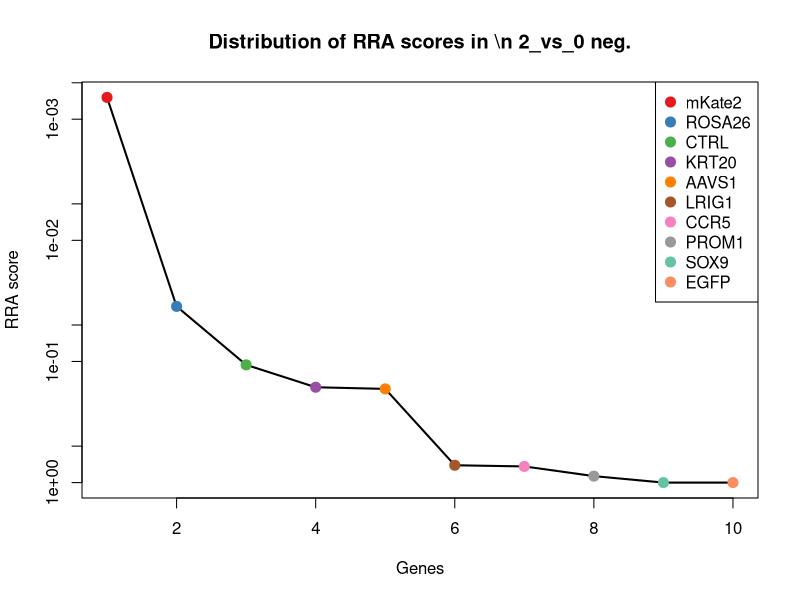
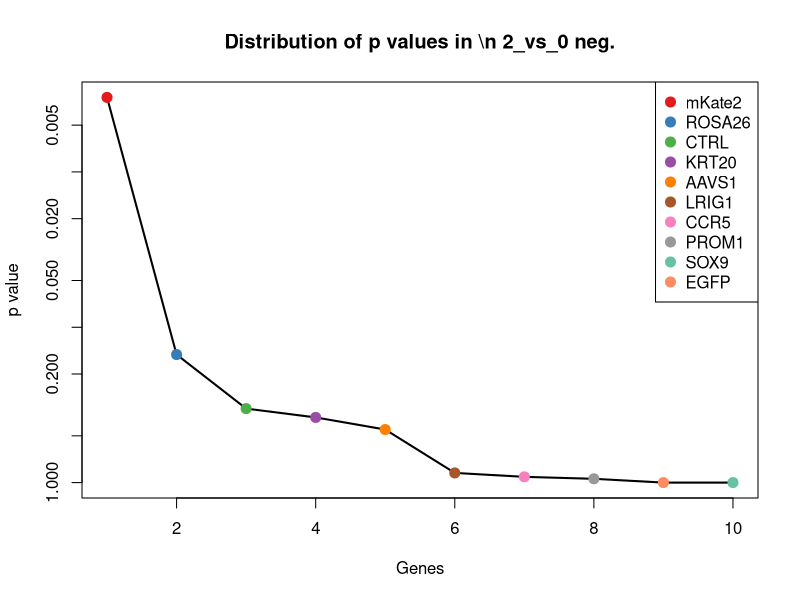
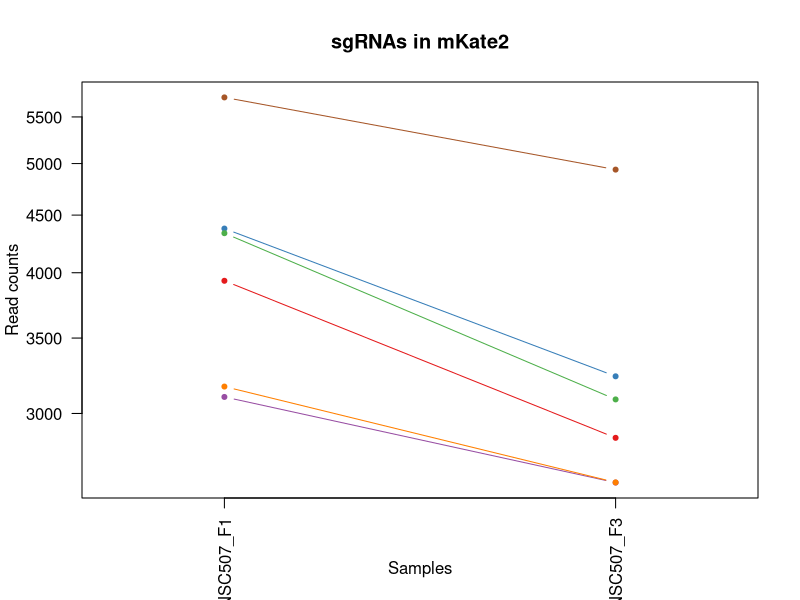
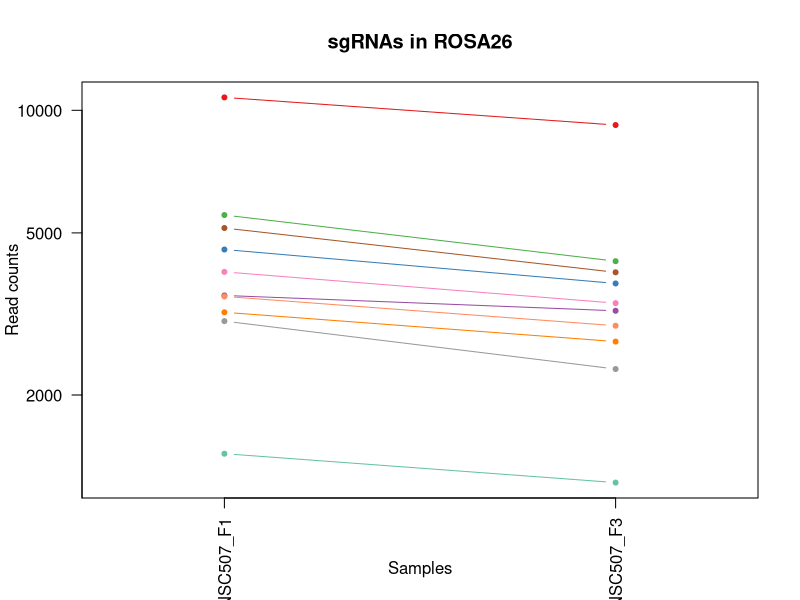
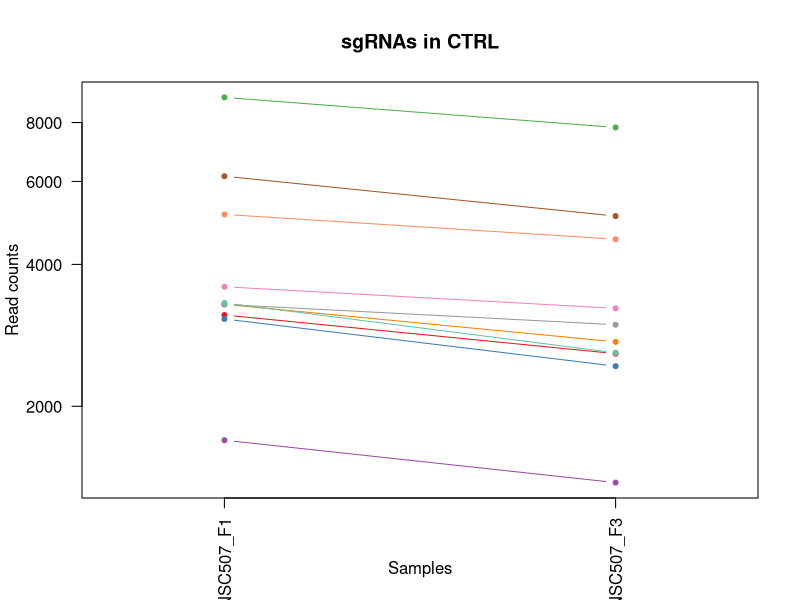
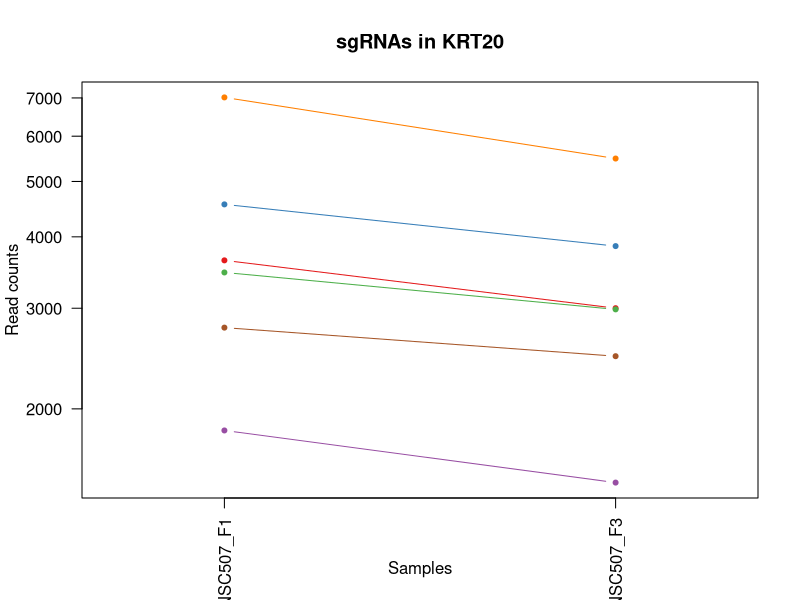
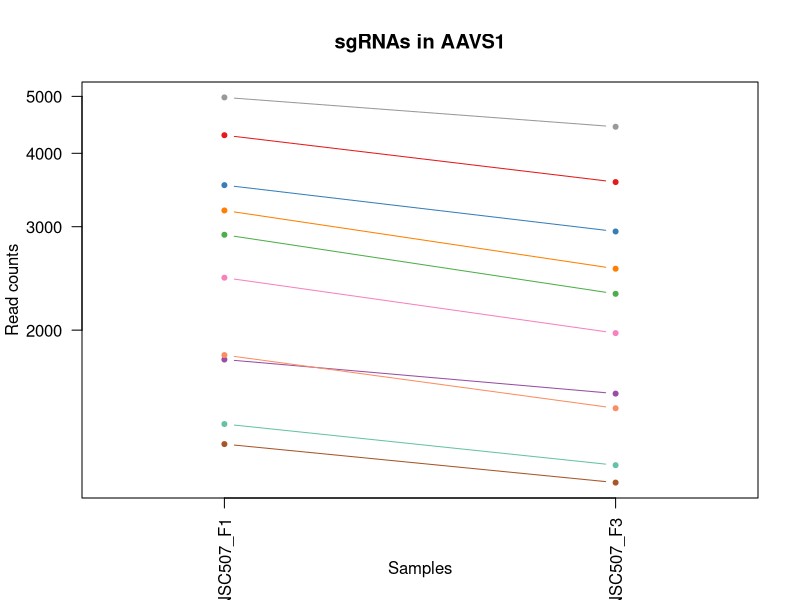
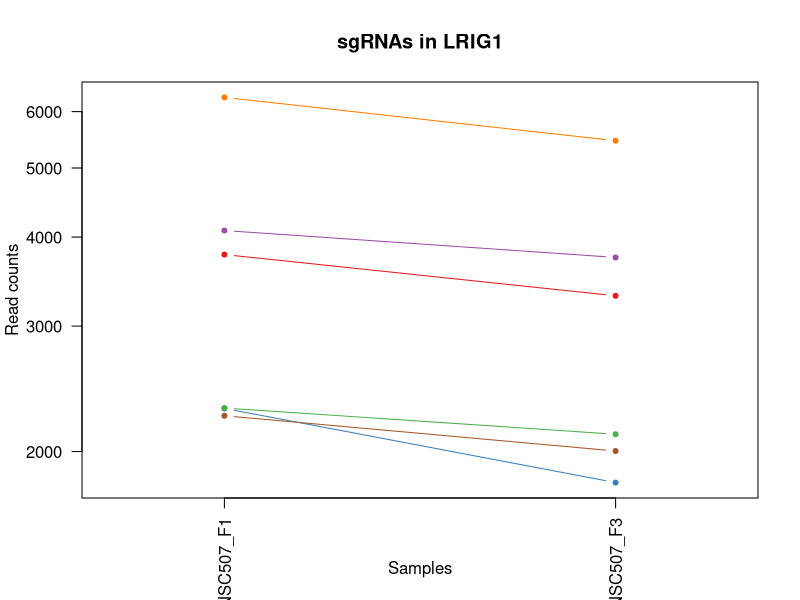

Write the R code that produced these figures, in order. (Note: this script raises an error after producing the figures.)
pdf(file='S7A_c0_t2.pdf',width=4.5,height=4.5);
gstable=read.table('S7A_c0_t2.gene_summary.txt',header=T)
# 
#
# parameters
# Do not modify the variables beginning with "__"

# gstablename='__GENE_SUMMARY_FILE__'
startindex=3
# outputfile='__OUTPUT_FILE__'
targetgenelist=c("mKate2","ROSA26","CTRL","KRT20","AAVS1","LRIG1","CCR5","PROM1","SOX9","EGFP")
# samplelabel=sub('.\\w+.\\w+$','',colnames(gstable)[startindex]);
samplelabel='2_vs_0 neg.'


# You need to write some codes in front of this code:
# gstable=read.table(gstablename,header=T)
# pdf(file=outputfile,width=6,height=6)


# set up color using RColorBrewer
#library(RColorBrewer)
#colors <- brewer.pal(length(targetgenelist), "Set1")

colors=c( "#E41A1C", "#377EB8", "#4DAF4A", "#984EA3", "#FF7F00",  "#A65628", "#F781BF",
          "#999999", "#66C2A5", "#FC8D62", "#8DA0CB", "#E78AC3", "#A6D854", "#FFD92F", "#E5C494", "#B3B3B3", 
          "#8DD3C7", "#FFFFB3", "#BEBADA", "#FB8072", "#80B1D3", "#FDB462", "#B3DE69", "#FCCDE5",
          "#D9D9D9", "#BC80BD", "#CCEBC5", "#FFED6F")

######
# function definition

plotrankedvalues<-function(val, tglist, ...){
  
  plot(val,log='y',ylim=c(max(val),min(val)),type='l',lwd=2, ...)
  if(length(tglist)>0){
    for(i in 1:length(tglist)){
      targetgene=tglist[i];
      tx=which(names(val)==targetgene);ty=val[targetgene];
      points(tx,ty,col=colors[(i %% length(colors)) ],cex=2,pch=20)
      # text(tx+50,ty,targetgene,col=colors[i])
    }
    legend('topright',tglist,pch=20,pt.cex = 2,cex=1,col=colors)
  }
}



plotrandvalues<-function(val,targetgenelist, ...){
  # choose the one with the best distance distribution
  
  mindiffvalue=0;
  randval=val;
  for(i in 1:20){
    randval0=sample(val)
    vindex=sort(which(names(randval0) %in% targetgenelist))
    if(max(vindex)>0.9*length(val)){
      # print('pass...')
      next;
    }
    mindiffind=min(diff(vindex));
    if (mindiffind > mindiffvalue){
      mindiffvalue=mindiffind;
      randval=randval0;
      # print(paste('Diff: ',mindiffvalue))
    }
  }
  plot(randval,log='y',ylim=c(max(randval),min(randval)),pch=20,col='grey', ...)
  
  if(length(targetgenelist)>0){
    for(i in 1:length(targetgenelist)){
      targetgene=targetgenelist[i];
      tx=which(names(randval)==targetgene);ty=randval[targetgene];
      points(tx,ty,col=colors[(i %% length(colors)) ],cex=2,pch=20)
      text(tx+50,ty,targetgene,col=colors[i])
    }
  }
  
}




# set.seed(1235)



pvec=gstable[,startindex]
names(pvec)=gstable[,'id']
pvec=sort(pvec);

plotrankedvalues(pvec,targetgenelist,xlab='Genes',ylab='RRA score',main=paste('Distribution of RRA scores in \\n',samplelabel))

# plotrandvalues(pvec,targetgenelist,xlab='Genes',ylab='RRA score',main=paste('Distribution of RRA scores in \\n',samplelabel))


pvec=gstable[,startindex+1]
names(pvec)=gstable[,'id']
pvec=sort(pvec);

plotrankedvalues(pvec,targetgenelist,xlab='Genes',ylab='p value',main=paste('Distribution of p values in \\n',samplelabel))

# plotrandvalues(pvec,targetgenelist,xlab='Genes',ylab='p value',main=paste('Distribution of p values in \\n',samplelabel))



# you need to write after this code:
# dev.off()






# parameters
# Do not modify the variables beginning with "__"
targetmat=list(c(3933.680738955511,2853.3379727082847),c(4376.843478260869,3235.828439300721),c(4335.755542166333,3086.5139790801445),c(3102.1391751375095,2603.798737819101),c(3168.6625002429496,2604.821439601434),c(5722.962527453305,4937.604205102365))
targetgene="mKate2"
collabel=c("S49_MNSC507_F1","S51_MNSC507_F3")

# set up color using RColorBrewer
#library(RColorBrewer)
#colors <- brewer.pal(length(targetgenelist), "Set1")

colors=c( "#E41A1C", "#377EB8", "#4DAF4A", "#984EA3", "#FF7F00",  "#A65628", "#F781BF",
          "#999999", "#66C2A5", "#FC8D62", "#8DA0CB", "#E78AC3", "#A6D854", "#FFD92F", "#E5C494", "#B3B3B3", 
          "#8DD3C7", "#FFFFB3", "#BEBADA", "#FB8072", "#80B1D3", "#FDB462", "#B3DE69", "#FCCDE5",
          "#D9D9D9", "#BC80BD", "#CCEBC5", "#FFED6F")


## code

targetmatvec=unlist(targetmat)+1
yrange=range(targetmatvec[targetmatvec>0]);
# yrange[1]=1; # set the minimum value to 1
for(i in 1:length(targetmat)){
  vali=targetmat[[i]]+1;
  if(i==1){
    plot(1:length(vali),vali,type='b',las=1,pch=20,main=paste('sgRNAs in',targetgene),ylab='Read counts',xlab='Samples',xlim=c(0.7,length(vali)+0.3),ylim = yrange,col=colors[(i %% length(colors))],xaxt='n',log='y')
    axis(1,at=1:length(vali),labels=(collabel),las=2)
    # lines(0:100,rep(1,101),col='black');
  }else{
    lines(1:length(vali),vali,type='b',pch=20,col=colors[(i %% length(colors))])
  }
}




# parameters
# Do not modify the variables beginning with "__"
targetmat=list(c(10754.278130648578,9199.202532082803),c(4550.978064566286,3756.383646508075),c(5530.240541486074,4260.575625198105),c(3510.083683504694,3218.442509001065),c(3191.163036675672,2704.0235124877076),c(5138.92686439525,4000.809372485595),c(4009.9869059882217,3360.598056745313),c(3035.6158500320694,2315.396835201275),c(1434.164626537871,1218.0378227582678),c(3490.5179996501524,2957.653554506222))
targetgene="ROSA26"
collabel=c("S49_MNSC507_F1","S51_MNSC507_F3")

# set up color using RColorBrewer
#library(RColorBrewer)
#colors <- brewer.pal(length(targetgenelist), "Set1")

colors=c( "#E41A1C", "#377EB8", "#4DAF4A", "#984EA3", "#FF7F00",  "#A65628", "#F781BF",
          "#999999", "#66C2A5", "#FC8D62", "#8DA0CB", "#E78AC3", "#A6D854", "#FFD92F", "#E5C494", "#B3B3B3", 
          "#8DD3C7", "#FFFFB3", "#BEBADA", "#FB8072", "#80B1D3", "#FDB462", "#B3DE69", "#FCCDE5",
          "#D9D9D9", "#BC80BD", "#CCEBC5", "#FFED6F")


## code

targetmatvec=unlist(targetmat)+1
yrange=range(targetmatvec[targetmatvec>0]);
# yrange[1]=1; # set the minimum value to 1
for(i in 1:length(targetmat)){
  vali=targetmat[[i]]+1;
  if(i==1){
    plot(1:length(vali),vali,type='b',las=1,pch=20,main=paste('sgRNAs in',targetgene),ylab='Read counts',xlab='Samples',xlim=c(0.7,length(vali)+0.3),ylim = yrange,col=colors[(i %% length(colors))],xaxt='n',log='y')
    axis(1,at=1:length(vali),labels=(collabel),las=2)
    # lines(0:100,rep(1,101),col='black');
  }else{
    lines(1:length(vali),vali,type='b',pch=20,col=colors[(i %% length(colors))])
  }
}




# parameters
# Do not modify the variables beginning with "__"
targetmat=list(c(3122.6831431847777,2585.390105737112),c(3063.007807428427,2431.9848383872045),c(9044.237361761676,7809.350809892639),c(1693.409937610542,1376.556599019839),c(3289.969740141105,2738.79537308702),c(6153.407572253212,5064.419226111622),c(3585.4115663446773,3225.601421477394),c(3288.013171755651,2978.107590152876),c(3312.4702765738275,2596.6398253427724),c(5105.665201842529,4522.387281475281))
targetgene="CTRL"
collabel=c("S49_MNSC507_F1","S51_MNSC507_F3")

# set up color using RColorBrewer
#library(RColorBrewer)
#colors <- brewer.pal(length(targetgenelist), "Set1")

colors=c( "#E41A1C", "#377EB8", "#4DAF4A", "#984EA3", "#FF7F00",  "#A65628", "#F781BF",
          "#999999", "#66C2A5", "#FC8D62", "#8DA0CB", "#E78AC3", "#A6D854", "#FFD92F", "#E5C494", "#B3B3B3", 
          "#8DD3C7", "#FFFFB3", "#BEBADA", "#FB8072", "#80B1D3", "#FDB462", "#B3DE69", "#FCCDE5",
          "#D9D9D9", "#BC80BD", "#CCEBC5", "#FFED6F")


## code

targetmatvec=unlist(targetmat)+1
yrange=range(targetmatvec[targetmatvec>0]);
# yrange[1]=1; # set the minimum value to 1
for(i in 1:length(targetmat)){
  vali=targetmat[[i]]+1;
  if(i==1){
    plot(1:length(vali),vali,type='b',las=1,pch=20,main=paste('sgRNAs in',targetgene),ylab='Read counts',xlab='Samples',xlim=c(0.7,length(vali)+0.3),ylim = yrange,col=colors[(i %% length(colors))],xaxt='n',log='y')
    axis(1,at=1:length(vali),labels=(collabel),las=2)
    # lines(0:100,rep(1,101),col='black');
  }else{
    lines(1:length(vali),vali,type='b',pch=20,col=colors[(i %% length(colors))])
  }
}




# parameters
# Do not modify the variables beginning with "__"
targetmat=list(c(3637.2606285592115,2999.5843275818634),c(4557.826053915376,3852.5176140473504),c(3464.104326446522,2985.266502629205),c(1832.3262929777848,1484.9629879471072),c(7014.297661853025,5482.704255085704),c(2773.4356863812172,2471.8702078981805))
targetgene="KRT20"
collabel=c("S49_MNSC507_F1","S51_MNSC507_F3")

# set up color using RColorBrewer
#library(RColorBrewer)
#colors <- brewer.pal(length(targetgenelist), "Set1")

colors=c( "#E41A1C", "#377EB8", "#4DAF4A", "#984EA3", "#FF7F00",  "#A65628", "#F781BF",
          "#999999", "#66C2A5", "#FC8D62", "#8DA0CB", "#E78AC3", "#A6D854", "#FFD92F", "#E5C494", "#B3B3B3", 
          "#8DD3C7", "#FFFFB3", "#BEBADA", "#FB8072", "#80B1D3", "#FDB462", "#B3DE69", "#FCCDE5",
          "#D9D9D9", "#BC80BD", "#CCEBC5", "#FFED6F")


## code

targetmatvec=unlist(targetmat)+1
yrange=range(targetmatvec[targetmatvec>0]);
# yrange[1]=1; # set the minimum value to 1
for(i in 1:length(targetmat)){
  vali=targetmat[[i]]+1;
  if(i==1){
    plot(1:length(vali),vali,type='b',las=1,pch=20,main=paste('sgRNAs in',targetgene),ylab='Read counts',xlab='Samples',xlim=c(0.7,length(vali)+0.3),ylim = yrange,col=colors[(i %% length(colors))],xaxt='n',log='y')
    axis(1,at=1:length(vali),labels=(collabel),las=2)
    # lines(0:100,rep(1,101),col='black');
  }else{
    lines(1:length(vali),vali,type='b',pch=20,col=colors[(i %% length(colors))])
  }
}




# parameters
# Do not modify the variables beginning with "__"
targetmat=list(c(4292.711037686342,3572.2973256881855),c(3529.649367359235,2943.335729553564),c(2905.5040523993703,2305.1698173779473),c(1781.4555149559776,1558.5975162750628),c(3196.054457639307,2543.459332661471),c(1278.6174398942683,1099.4044160076724),c(2455.4933237449222,1975.859843466812),c(4978.488256788012,4437.503033541665),c(1383.293848516064,1177.1297514649589),c(1812.7606091232435,1471.667864776782))
targetgene="AAVS1"
collabel=c("S49_MNSC507_F1","S51_MNSC507_F3")

# set up color using RColorBrewer
#library(RColorBrewer)
#colors <- brewer.pal(length(targetgenelist), "Set1")

colors=c( "#E41A1C", "#377EB8", "#4DAF4A", "#984EA3", "#FF7F00",  "#A65628", "#F781BF",
          "#999999", "#66C2A5", "#FC8D62", "#8DA0CB", "#E78AC3", "#A6D854", "#FFD92F", "#E5C494", "#B3B3B3", 
          "#8DD3C7", "#FFFFB3", "#BEBADA", "#FB8072", "#80B1D3", "#FDB462", "#B3DE69", "#FCCDE5",
          "#D9D9D9", "#BC80BD", "#CCEBC5", "#FFED6F")


## code

targetmatvec=unlist(targetmat)+1
yrange=range(targetmatvec[targetmatvec>0]);
# yrange[1]=1; # set the minimum value to 1
for(i in 1:length(targetmat)){
  vali=targetmat[[i]]+1;
  if(i==1){
    plot(1:length(vali),vali,type='b',las=1,pch=20,main=paste('sgRNAs in',targetgene),ylab='Read counts',xlab='Samples',xlim=c(0.7,length(vali)+0.3),ylim = yrange,col=colors[(i %% length(colors))],xaxt='n',log='y')
    axis(1,at=1:length(vali),labels=(collabel),las=2)
    # lines(0:100,rep(1,101),col='black');
  }else{
    lines(1:length(vali),vali,type='b',pch=20,col=colors[(i %% length(colors))])
  }
}




# parameters
# Do not modify the variables beginning with "__"
targetmat=list(c(3779.1118365046354,3307.4175640640115),c(2297.9895687158655,1808.1367511642463),c(2300.9244212940466,2113.924584081729),c(4084.3365046354784,3744.1112251200825),c(6280.58451730773,5460.204815874384),c(2244.183938115877,2002.4500898074627))
targetgene="LRIG1"
collabel=c("S49_MNSC507_F1","S51_MNSC507_F3")

# set up color using RColorBrewer
#library(RColorBrewer)
#colors <- brewer.pal(length(targetgenelist), "Set1")

colors=c( "#E41A1C", "#377EB8", "#4DAF4A", "#984EA3", "#FF7F00",  "#A65628", "#F781BF",
          "#999999", "#66C2A5", "#FC8D62", "#8DA0CB", "#E78AC3", "#A6D854", "#FFD92F", "#E5C494", "#B3B3B3", 
          "#8DD3C7", "#FFFFB3", "#BEBADA", "#FB8072", "#80B1D3", "#FDB462", "#B3DE69", "#FCCDE5",
          "#D9D9D9", "#BC80BD", "#CCEBC5", "#FFED6F")


## code

targetmatvec=unlist(targetmat)+1
yrange=range(targetmatvec[targetmatvec>0]);
# yrange[1]=1; # set the minimum value to 1
for(i in 1:length(targetmat)){
  vali=targetmat[[i]]+1;
  if(i==1){
    plot(1:length(vali),vali,type='b',las=1,pch=20,main=paste('sgRNAs in',targetgene),ylab='Read counts',xlab='Samples',xlim=c(0.7,length(vali)+0.3),ylim = yrange,col=colors[(i %% length(colors))],xaxt='n',log='y')
    axis(1,at=1:length(vali),labels=(collabel),las=2)
    # lines(0:100,rep(1,101),col='black');
  }else{
    lines(1:length(vali),vali,type='b',pch=20,col=colors[(i %% length(colors))])
  }
}




# parameters
# Do not modify the variables beginning with "__"
targetmat=list(c(2399.73112475948,1955.4058078201576),c(3849.548298380984,3194.9203680074124),c(2278.4238848613245,1748.8200477889486),c(1725.693315970535,1479.8494790354437),c(2587.5616897630757,2184.4910070626865),c(2566.0394375230803,2312.3287298542764),c(4973.596835824376,4370.004715907706),c(3116.8134380284155,2676.4105643647245),c(1958.5249538395756,1643.4817642086787),c(2823.328180210297,2525.050700579482))
targetgene="CCR5"
collabel=c("S49_MNSC507_F1","S51_MNSC507_F3")

# set up color using RColorBrewer
#library(RColorBrewer)
#colors <- brewer.pal(length(targetgenelist), "Set1")

colors=c( "#E41A1C", "#377EB8", "#4DAF4A", "#984EA3", "#FF7F00",  "#A65628", "#F781BF",
          "#999999", "#66C2A5", "#FC8D62", "#8DA0CB", "#E78AC3", "#A6D854", "#FFD92F", "#E5C494", "#B3B3B3", 
          "#8DD3C7", "#FFFFB3", "#BEBADA", "#FB8072", "#80B1D3", "#FDB462", "#B3DE69", "#FCCDE5",
          "#D9D9D9", "#BC80BD", "#CCEBC5", "#FFED6F")


## code

targetmatvec=unlist(targetmat)+1
yrange=range(targetmatvec[targetmatvec>0]);
# yrange[1]=1; # set the minimum value to 1
for(i in 1:length(targetmat)){
  vali=targetmat[[i]]+1;
  if(i==1){
    plot(1:length(vali),vali,type='b',las=1,pch=20,main=paste('sgRNAs in',targetgene),ylab='Read counts',xlab='Samples',xlim=c(0.7,length(vali)+0.3),ylim = yrange,col=colors[(i %% length(colors))],xaxt='n',log='y')
    axis(1,at=1:length(vali),labels=(collabel),las=2)
    # lines(0:100,rep(1,101),col='black');
  }else{
    lines(1:length(vali),vali,type='b',pch=20,col=colors[(i %% length(colors))])
  }
}




# parameters
# Do not modify the variables beginning with "__"
targetmat=list(c(3153.9882373520436,2697.8873017937112),c(4799.46224951896,4375.11822481937),c(3121.7048589920505,2834.9293406262955),c(5488.1743211988105,4798.516762705115),c(3047.3552603447943,2625.2754752480882),c(7538.65798915473,6670.06102437399))
targetgene="PROM1"
collabel=c("S49_MNSC507_F1","S51_MNSC507_F3")

# set up color using RColorBrewer
#library(RColorBrewer)
#colors <- brewer.pal(length(targetgenelist), "Set1")

colors=c( "#E41A1C", "#377EB8", "#4DAF4A", "#984EA3", "#FF7F00",  "#A65628", "#F781BF",
          "#999999", "#66C2A5", "#FC8D62", "#8DA0CB", "#E78AC3", "#A6D854", "#FFD92F", "#E5C494", "#B3B3B3", 
          "#8DD3C7", "#FFFFB3", "#BEBADA", "#FB8072", "#80B1D3", "#FDB462", "#B3DE69", "#FCCDE5",
          "#D9D9D9", "#BC80BD", "#CCEBC5", "#FFED6F")


## code

targetmatvec=unlist(targetmat)+1
yrange=range(targetmatvec[targetmatvec>0]);
# yrange[1]=1; # set the minimum value to 1
for(i in 1:length(targetmat)){
  vali=targetmat[[i]]+1;
  if(i==1){
    plot(1:length(vali),vali,type='b',las=1,pch=20,main=paste('sgRNAs in',targetgene),ylab='Read counts',xlab='Samples',xlim=c(0.7,length(vali)+0.3),ylim = yrange,col=colors[(i %% length(colors))],xaxt='n',log='y')
    axis(1,at=1:length(vali),labels=(collabel),las=2)
    # lines(0:100,rep(1,101),col='black');
  }else{
    lines(1:length(vali),vali,type='b',pch=20,col=colors[(i %% length(colors))])
  }
}




# parameters
# Do not modify the variables beginning with "__"
targetmat=list(c(1763.8463994868905,3209.2381929600706),c(1133.8313793706634,2306.19251916028),c(566.4265475889681,1223.1513316699313),c(849.1506792870887,1651.6633784673404),c(1319.705375988805,3397.4153209092906),c(2778.3271073448523,4806.698376963776))
targetgene="SOX9"
collabel=c("S49_MNSC507_F1","S51_MNSC507_F3")

# set up color using RColorBrewer
#library(RColorBrewer)
#colors <- brewer.pal(length(targetgenelist), "Set1")

colors=c( "#E41A1C", "#377EB8", "#4DAF4A", "#984EA3", "#FF7F00",  "#A65628", "#F781BF",
          "#999999", "#66C2A5", "#FC8D62", "#8DA0CB", "#E78AC3", "#A6D854", "#FFD92F", "#E5C494", "#B3B3B3", 
          "#8DD3C7", "#FFFFB3", "#BEBADA", "#FB8072", "#80B1D3", "#FDB462", "#B3DE69", "#FCCDE5",
          "#D9D9D9", "#BC80BD", "#CCEBC5", "#FFED6F")


## code

targetmatvec=unlist(targetmat)+1
yrange=range(targetmatvec[targetmatvec>0]);
# yrange[1]=1; # set the minimum value to 1
for(i in 1:length(targetmat)){
  vali=targetmat[[i]]+1;
  if(i==1){
    plot(1:length(vali),vali,type='b',las=1,pch=20,main=paste('sgRNAs in',targetgene),ylab='Read counts',xlab='Samples',xlim=c(0.7,length(vali)+0.3),ylim = yrange,col=colors[(i %% length(colors))],xaxt='n',log='y')
    axis(1,at=1:length(vali),labels=(collabel),las=2)
    # lines(0:100,rep(1,101),col='black');
  }else{
    lines(1:length(vali),vali,type='b',pch=20,col=colors[(i %% length(colors))])
  }
}




# parameters
# Do not modify the variables beginning with "__"
targetmat=list(c(862.8466579852675,5700.539734722573),c(859.9118054070864,7189.593529799011),c(548.817432119881,4331.142048179063),c(558.6002740471516,3654.113468274803),c(848.1723950943616,6423.5898948318045),c(1325.5750811451671,7242.774022480312))
targetgene="EGFP"
collabel=c("S49_MNSC507_F1","S51_MNSC507_F3")

# set up color using RColorBrewer
#library(RColorBrewer)
#colors <- brewer.pal(length(targetgenelist), "Set1")

colors=c( "#E41A1C", "#377EB8", "#4DAF4A", "#984EA3", "#FF7F00",  "#A65628", "#F781BF",
          "#999999", "#66C2A5", "#FC8D62", "#8DA0CB", "#E78AC3", "#A6D854", "#FFD92F", "#E5C494", "#B3B3B3", 
          "#8DD3C7", "#FFFFB3", "#BEBADA", "#FB8072", "#80B1D3", "#FDB462", "#B3DE69", "#FCCDE5",
          "#D9D9D9", "#BC80BD", "#CCEBC5", "#FFED6F")


## code

targetmatvec=unlist(targetmat)+1
yrange=range(targetmatvec[targetmatvec>0]);
# yrange[1]=1; # set the minimum value to 1
for(i in 1:length(targetmat)){
  vali=targetmat[[i]]+1;
  if(i==1){
    plot(1:length(vali),vali,type='b',las=1,pch=20,main=paste('sgRNAs in',targetgene),ylab='Read counts',xlab='Samples',xlim=c(0.7,length(vali)+0.3),ylim = yrange,col=colors[(i %% length(colors))],xaxt='n',log='y')
    axis(1,at=1:length(vali),labels=(collabel),las=2)
    # lines(0:100,rep(1,101),col='black');
  }else{
    lines(1:length(vali),vali,type='b',pch=20,col=colors[(i %% length(colors))])
  }
}



# 
#
# parameters
# Do not modify the variables beginning with "__"

# gstablename='__GENE_SUMMARY_FILE__'
startindex=9
# outputfile='__OUTPUT_FILE__'
targetgenelist=c("EGFP","SOX9","LRIG1","PROM1","ROSA26","KRT20","CCR5","CTRL","AAVS1","mKate2")
# samplelabel=sub('.\\w+.\\w+$','',colnames(gstable)[startindex]);
samplelabel='2_vs_0 pos.'


# You need to write some codes in front of this code:
# gstable=read.table(gstablename,header=T)
# pdf(file=outputfile,width=6,height=6)


# set up color using RColorBrewer
#library(RColorBrewer)
#colors <- brewer.pal(length(targetgenelist), "Set1")

colors=c( "#E41A1C", "#377EB8", "#4DAF4A", "#984EA3", "#FF7F00",  "#A65628", "#F781BF",
          "#999999", "#66C2A5", "#FC8D62", "#8DA0CB", "#E78AC3", "#A6D854", "#FFD92F", "#E5C494", "#B3B3B3", 
          "#8DD3C7", "#FFFFB3", "#BEBADA", "#FB8072", "#80B1D3", "#FDB462", "#B3DE69", "#FCCDE5",
          "#D9D9D9", "#BC80BD", "#CCEBC5", "#FFED6F")

######
# function definition

plotrankedvalues<-function(val, tglist, ...){
  
  plot(val,log='y',ylim=c(max(val),min(val)),type='l',lwd=2, ...)
  if(length(tglist)>0){
    for(i in 1:length(tglist)){
      targetgene=tglist[i];
      tx=which(names(val)==targetgene);ty=val[targetgene];
      points(tx,ty,col=colors[(i %% length(colors)) ],cex=2,pch=20)
      # text(tx+50,ty,targetgene,col=colors[i])
    }
    legend('topright',tglist,pch=20,pt.cex = 2,cex=1,col=colors)
  }
}



plotrandvalues<-function(val,targetgenelist, ...){
  # choose the one with the best distance distribution
  
  mindiffvalue=0;
  randval=val;
  for(i in 1:20){
    randval0=sample(val)
    vindex=sort(which(names(randval0) %in% targetgenelist))
    if(max(vindex)>0.9*length(val)){
      # print('pass...')
      next;
    }
    mindiffind=min(diff(vindex));
    if (mindiffind > mindiffvalue){
      mindiffvalue=mindiffind;
      randval=randval0;
      # print(paste('Diff: ',mindiffvalue))
    }
  }
  plot(randval,log='y',ylim=c(max(randval),min(randval)),pch=20,col='grey', ...)
  
  if(length(targetgenelist)>0){
    for(i in 1:length(targetgenelist)){
      targetgene=targetgenelist[i];
      tx=which(names(randval)==targetgene);ty=randval[targetgene];
      points(tx,ty,col=colors[(i %% length(colors)) ],cex=2,pch=20)
      text(tx+50,ty,targetgene,col=colors[i])
    }
  }
  
}




# set.seed(1235)



pvec=gstable[,startindex]
names(pvec)=gstable[,'id']
pvec=sort(pvec);

plotrankedvalues(pvec,targetgenelist,xlab='Genes',ylab='RRA score',main=paste('Distribution of RRA scores in \\n',samplelabel))

# plotrandvalues(pvec,targetgenelist,xlab='Genes',ylab='RRA score',main=paste('Distribution of RRA scores in \\n',samplelabel))


pvec=gstable[,startindex+1]
names(pvec)=gstable[,'id']
pvec=sort(pvec);

plotrankedvalues(pvec,targetgenelist,xlab='Genes',ylab='p value',main=paste('Distribution of p values in \\n',samplelabel))

# plotrandvalues(pvec,targetgenelist,xlab='Genes',ylab='p value',main=paste('Distribution of p values in \\n',samplelabel))



# you need to write after this code:
# dev.off()






# parameters
# Do not modify the variables beginning with "__"
targetmat=list(c(862.8466579852675,5700.539734722573),c(859.9118054070864,7189.593529799011),c(548.817432119881,4331.142048179063),c(558.6002740471516,3654.113468274803),c(848.1723950943616,6423.5898948318045),c(1325.5750811451671,7242.774022480312))
targetgene="EGFP"
collabel=c("S49_MNSC507_F1","S51_MNSC507_F3")

# set up color using RColorBrewer
#library(RColorBrewer)
#colors <- brewer.pal(length(targetgenelist), "Set1")

colors=c( "#E41A1C", "#377EB8", "#4DAF4A", "#984EA3", "#FF7F00",  "#A65628", "#F781BF",
          "#999999", "#66C2A5", "#FC8D62", "#8DA0CB", "#E78AC3", "#A6D854", "#FFD92F", "#E5C494", "#B3B3B3", 
          "#8DD3C7", "#FFFFB3", "#BEBADA", "#FB8072", "#80B1D3", "#FDB462", "#B3DE69", "#FCCDE5",
          "#D9D9D9", "#BC80BD", "#CCEBC5", "#FFED6F")


## code

targetmatvec=unlist(targetmat)+1
yrange=range(targetmatvec[targetmatvec>0]);
# yrange[1]=1; # set the minimum value to 1
for(i in 1:length(targetmat)){
  vali=targetmat[[i]]+1;
  if(i==1){
    plot(1:length(vali),vali,type='b',las=1,pch=20,main=paste('sgRNAs in',targetgene),ylab='Read counts',xlab='Samples',xlim=c(0.7,length(vali)+0.3),ylim = yrange,col=colors[(i %% length(colors))],xaxt='n',log='y')
    axis(1,at=1:length(vali),labels=(collabel),las=2)
    # lines(0:100,rep(1,101),col='black');
  }else{
    lines(1:length(vali),vali,type='b',pch=20,col=colors[(i %% length(colors))])
  }
}




# parameters
# Do not modify the variables beginning with "__"
targetmat=list(c(1763.8463994868905,3209.2381929600706),c(1133.8313793706634,2306.19251916028),c(566.4265475889681,1223.1513316699313),c(849.1506792870887,1651.6633784673404),c(1319.705375988805,3397.4153209092906),c(2778.3271073448523,4806.698376963776))
targetgene="SOX9"
collabel=c("S49_MNSC507_F1","S51_MNSC507_F3")

# set up color using RColorBrewer
#library(RColorBrewer)
#colors <- brewer.pal(length(targetgenelist), "Set1")

colors=c( "#E41A1C", "#377EB8", "#4DAF4A", "#984EA3", "#FF7F00",  "#A65628", "#F781BF",
          "#999999", "#66C2A5", "#FC8D62", "#8DA0CB", "#E78AC3", "#A6D854", "#FFD92F", "#E5C494", "#B3B3B3", 
          "#8DD3C7", "#FFFFB3", "#BEBADA", "#FB8072", "#80B1D3", "#FDB462", "#B3DE69", "#FCCDE5",
          "#D9D9D9", "#BC80BD", "#CCEBC5", "#FFED6F")


## code

targetmatvec=unlist(targetmat)+1
yrange=range(targetmatvec[targetmatvec>0]);
# yrange[1]=1; # set the minimum value to 1
for(i in 1:length(targetmat)){
  vali=targetmat[[i]]+1;
  if(i==1){
    plot(1:length(vali),vali,type='b',las=1,pch=20,main=paste('sgRNAs in',targetgene),ylab='Read counts',xlab='Samples',xlim=c(0.7,length(vali)+0.3),ylim = yrange,col=colors[(i %% length(colors))],xaxt='n',log='y')
    axis(1,at=1:length(vali),labels=(collabel),las=2)
    # lines(0:100,rep(1,101),col='black');
  }else{
    lines(1:length(vali),vali,type='b',pch=20,col=colors[(i %% length(colors))])
  }
}




# parameters
# Do not modify the variables beginning with "__"
targetmat=list(c(3779.1118365046354,3307.4175640640115),c(2297.9895687158655,1808.1367511642463),c(2300.9244212940466,2113.924584081729),c(4084.3365046354784,3744.1112251200825),c(6280.58451730773,5460.204815874384),c(2244.183938115877,2002.4500898074627))
targetgene="LRIG1"
collabel=c("S49_MNSC507_F1","S51_MNSC507_F3")

# set up color using RColorBrewer
#library(RColorBrewer)
#colors <- brewer.pal(length(targetgenelist), "Set1")

colors=c( "#E41A1C", "#377EB8", "#4DAF4A", "#984EA3", "#FF7F00",  "#A65628", "#F781BF",
          "#999999", "#66C2A5", "#FC8D62", "#8DA0CB", "#E78AC3", "#A6D854", "#FFD92F", "#E5C494", "#B3B3B3", 
          "#8DD3C7", "#FFFFB3", "#BEBADA", "#FB8072", "#80B1D3", "#FDB462", "#B3DE69", "#FCCDE5",
          "#D9D9D9", "#BC80BD", "#CCEBC5", "#FFED6F")


## code

targetmatvec=unlist(targetmat)+1
yrange=range(targetmatvec[targetmatvec>0]);
# yrange[1]=1; # set the minimum value to 1
for(i in 1:length(targetmat)){
  vali=targetmat[[i]]+1;
  if(i==1){
    plot(1:length(vali),vali,type='b',las=1,pch=20,main=paste('sgRNAs in',targetgene),ylab='Read counts',xlab='Samples',xlim=c(0.7,length(vali)+0.3),ylim = yrange,col=colors[(i %% length(colors))],xaxt='n',log='y')
    axis(1,at=1:length(vali),labels=(collabel),las=2)
    # lines(0:100,rep(1,101),col='black');
  }else{
    lines(1:length(vali),vali,type='b',pch=20,col=colors[(i %% length(colors))])
  }
}




# parameters
# Do not modify the variables beginning with "__"
targetmat=list(c(3153.9882373520436,2697.8873017937112),c(4799.46224951896,4375.11822481937),c(3121.7048589920505,2834.9293406262955),c(5488.1743211988105,4798.516762705115),c(3047.3552603447943,2625.2754752480882),c(7538.65798915473,6670.06102437399))
targetgene="PROM1"
collabel=c("S49_MNSC507_F1","S51_MNSC507_F3")

# set up color using RColorBrewer
#library(RColorBrewer)
#colors <- brewer.pal(length(targetgenelist), "Set1")

colors=c( "#E41A1C", "#377EB8", "#4DAF4A", "#984EA3", "#FF7F00",  "#A65628", "#F781BF",
          "#999999", "#66C2A5", "#FC8D62", "#8DA0CB", "#E78AC3", "#A6D854", "#FFD92F", "#E5C494", "#B3B3B3", 
          "#8DD3C7", "#FFFFB3", "#BEBADA", "#FB8072", "#80B1D3", "#FDB462", "#B3DE69", "#FCCDE5",
          "#D9D9D9", "#BC80BD", "#CCEBC5", "#FFED6F")


## code

targetmatvec=unlist(targetmat)+1
yrange=range(targetmatvec[targetmatvec>0]);
# yrange[1]=1; # set the minimum value to 1
for(i in 1:length(targetmat)){
  vali=targetmat[[i]]+1;
  if(i==1){
    plot(1:length(vali),vali,type='b',las=1,pch=20,main=paste('sgRNAs in',targetgene),ylab='Read counts',xlab='Samples',xlim=c(0.7,length(vali)+0.3),ylim = yrange,col=colors[(i %% length(colors))],xaxt='n',log='y')
    axis(1,at=1:length(vali),labels=(collabel),las=2)
    # lines(0:100,rep(1,101),col='black');
  }else{
    lines(1:length(vali),vali,type='b',pch=20,col=colors[(i %% length(colors))])
  }
}




# parameters
# Do not modify the variables beginning with "__"
targetmat=list(c(10754.278130648578,9199.202532082803),c(4550.978064566286,3756.383646508075),c(5530.240541486074,4260.575625198105),c(3510.083683504694,3218.442509001065),c(3191.163036675672,2704.0235124877076),c(5138.92686439525,4000.809372485595),c(4009.9869059882217,3360.598056745313),c(3035.6158500320694,2315.396835201275),c(1434.164626537871,1218.0378227582678),c(3490.5179996501524,2957.653554506222))
targetgene="ROSA26"
collabel=c("S49_MNSC507_F1","S51_MNSC507_F3")

# set up color using RColorBrewer
#library(RColorBrewer)
#colors <- brewer.pal(length(targetgenelist), "Set1")

colors=c( "#E41A1C", "#377EB8", "#4DAF4A", "#984EA3", "#FF7F00",  "#A65628", "#F781BF",
          "#999999", "#66C2A5", "#FC8D62", "#8DA0CB", "#E78AC3", "#A6D854", "#FFD92F", "#E5C494", "#B3B3B3", 
          "#8DD3C7", "#FFFFB3", "#BEBADA", "#FB8072", "#80B1D3", "#FDB462", "#B3DE69", "#FCCDE5",
          "#D9D9D9", "#BC80BD", "#CCEBC5", "#FFED6F")


## code

targetmatvec=unlist(targetmat)+1
yrange=range(targetmatvec[targetmatvec>0]);
# yrange[1]=1; # set the minimum value to 1
for(i in 1:length(targetmat)){
  vali=targetmat[[i]]+1;
  if(i==1){
    plot(1:length(vali),vali,type='b',las=1,pch=20,main=paste('sgRNAs in',targetgene),ylab='Read counts',xlab='Samples',xlim=c(0.7,length(vali)+0.3),ylim = yrange,col=colors[(i %% length(colors))],xaxt='n',log='y')
    axis(1,at=1:length(vali),labels=(collabel),las=2)
    # lines(0:100,rep(1,101),col='black');
  }else{
    lines(1:length(vali),vali,type='b',pch=20,col=colors[(i %% length(colors))])
  }
}




# parameters
# Do not modify the variables beginning with "__"
targetmat=list(c(3637.2606285592115,2999.5843275818634),c(4557.826053915376,3852.5176140473504),c(3464.104326446522,2985.266502629205),c(1832.3262929777848,1484.9629879471072),c(7014.297661853025,5482.704255085704),c(2773.4356863812172,2471.8702078981805))
targetgene="KRT20"
collabel=c("S49_MNSC507_F1","S51_MNSC507_F3")

# set up color using RColorBrewer
#library(RColorBrewer)
#colors <- brewer.pal(length(targetgenelist), "Set1")

colors=c( "#E41A1C", "#377EB8", "#4DAF4A", "#984EA3", "#FF7F00",  "#A65628", "#F781BF",
          "#999999", "#66C2A5", "#FC8D62", "#8DA0CB", "#E78AC3", "#A6D854", "#FFD92F", "#E5C494", "#B3B3B3", 
          "#8DD3C7", "#FFFFB3", "#BEBADA", "#FB8072", "#80B1D3", "#FDB462", "#B3DE69", "#FCCDE5",
          "#D9D9D9", "#BC80BD", "#CCEBC5", "#FFED6F")


## code

targetmatvec=unlist(targetmat)+1
yrange=range(targetmatvec[targetmatvec>0]);
# yrange[1]=1; # set the minimum value to 1
for(i in 1:length(targetmat)){
  vali=targetmat[[i]]+1;
  if(i==1){
    plot(1:length(vali),vali,type='b',las=1,pch=20,main=paste('sgRNAs in',targetgene),ylab='Read counts',xlab='Samples',xlim=c(0.7,length(vali)+0.3),ylim = yrange,col=colors[(i %% length(colors))],xaxt='n',log='y')
    axis(1,at=1:length(vali),labels=(collabel),las=2)
    # lines(0:100,rep(1,101),col='black');
  }else{
    lines(1:length(vali),vali,type='b',pch=20,col=colors[(i %% length(colors))])
  }
}




# parameters
# Do not modify the variables beginning with "__"
targetmat=list(c(2399.73112475948,1955.4058078201576),c(3849.548298380984,3194.9203680074124),c(2278.4238848613245,1748.8200477889486),c(1725.693315970535,1479.8494790354437),c(2587.5616897630757,2184.4910070626865),c(2566.0394375230803,2312.3287298542764),c(4973.596835824376,4370.004715907706),c(3116.8134380284155,2676.4105643647245),c(1958.5249538395756,1643.4817642086787),c(2823.328180210297,2525.050700579482))
targetgene="CCR5"
collabel=c("S49_MNSC507_F1","S51_MNSC507_F3")

# set up color using RColorBrewer
#library(RColorBrewer)
#colors <- brewer.pal(length(targetgenelist), "Set1")

colors=c( "#E41A1C", "#377EB8", "#4DAF4A", "#984EA3", "#FF7F00",  "#A65628", "#F781BF",
          "#999999", "#66C2A5", "#FC8D62", "#8DA0CB", "#E78AC3", "#A6D854", "#FFD92F", "#E5C494", "#B3B3B3", 
          "#8DD3C7", "#FFFFB3", "#BEBADA", "#FB8072", "#80B1D3", "#FDB462", "#B3DE69", "#FCCDE5",
          "#D9D9D9", "#BC80BD", "#CCEBC5", "#FFED6F")


## code

targetmatvec=unlist(targetmat)+1
yrange=range(targetmatvec[targetmatvec>0]);
# yrange[1]=1; # set the minimum value to 1
for(i in 1:length(targetmat)){
  vali=targetmat[[i]]+1;
  if(i==1){
    plot(1:length(vali),vali,type='b',las=1,pch=20,main=paste('sgRNAs in',targetgene),ylab='Read counts',xlab='Samples',xlim=c(0.7,length(vali)+0.3),ylim = yrange,col=colors[(i %% length(colors))],xaxt='n',log='y')
    axis(1,at=1:length(vali),labels=(collabel),las=2)
    # lines(0:100,rep(1,101),col='black');
  }else{
    lines(1:length(vali),vali,type='b',pch=20,col=colors[(i %% length(colors))])
  }
}




# parameters
# Do not modify the variables beginning with "__"
targetmat=list(c(3122.6831431847777,2585.390105737112),c(3063.007807428427,2431.9848383872045),c(9044.237361761676,7809.350809892639),c(1693.409937610542,1376.556599019839),c(3289.969740141105,2738.79537308702),c(6153.407572253212,5064.419226111622),c(3585.4115663446773,3225.601421477394),c(3288.013171755651,2978.107590152876),c(3312.4702765738275,2596.6398253427724),c(5105.665201842529,4522.387281475281))
targetgene="CTRL"
collabel=c("S49_MNSC507_F1","S51_MNSC507_F3")

# set up color using RColorBrewer
#library(RColorBrewer)
#colors <- brewer.pal(length(targetgenelist), "Set1")

colors=c( "#E41A1C", "#377EB8", "#4DAF4A", "#984EA3", "#FF7F00",  "#A65628", "#F781BF",
          "#999999", "#66C2A5", "#FC8D62", "#8DA0CB", "#E78AC3", "#A6D854", "#FFD92F", "#E5C494", "#B3B3B3", 
          "#8DD3C7", "#FFFFB3", "#BEBADA", "#FB8072", "#80B1D3", "#FDB462", "#B3DE69", "#FCCDE5",
          "#D9D9D9", "#BC80BD", "#CCEBC5", "#FFED6F")


## code

targetmatvec=unlist(targetmat)+1
yrange=range(targetmatvec[targetmatvec>0]);
# yrange[1]=1; # set the minimum value to 1
for(i in 1:length(targetmat)){
  vali=targetmat[[i]]+1;
  if(i==1){
    plot(1:length(vali),vali,type='b',las=1,pch=20,main=paste('sgRNAs in',targetgene),ylab='Read counts',xlab='Samples',xlim=c(0.7,length(vali)+0.3),ylim = yrange,col=colors[(i %% length(colors))],xaxt='n',log='y')
    axis(1,at=1:length(vali),labels=(collabel),las=2)
    # lines(0:100,rep(1,101),col='black');
  }else{
    lines(1:length(vali),vali,type='b',pch=20,col=colors[(i %% length(colors))])
  }
}




# parameters
# Do not modify the variables beginning with "__"
targetmat=list(c(4292.711037686342,3572.2973256881855),c(3529.649367359235,2943.335729553564),c(2905.5040523993703,2305.1698173779473),c(1781.4555149559776,1558.5975162750628),c(3196.054457639307,2543.459332661471),c(1278.6174398942683,1099.4044160076724),c(2455.4933237449222,1975.859843466812),c(4978.488256788012,4437.503033541665),c(1383.293848516064,1177.1297514649589),c(1812.7606091232435,1471.667864776782))
targetgene="AAVS1"
collabel=c("S49_MNSC507_F1","S51_MNSC507_F3")

# set up color using RColorBrewer
#library(RColorBrewer)
#colors <- brewer.pal(length(targetgenelist), "Set1")

colors=c( "#E41A1C", "#377EB8", "#4DAF4A", "#984EA3", "#FF7F00",  "#A65628", "#F781BF",
          "#999999", "#66C2A5", "#FC8D62", "#8DA0CB", "#E78AC3", "#A6D854", "#FFD92F", "#E5C494", "#B3B3B3", 
          "#8DD3C7", "#FFFFB3", "#BEBADA", "#FB8072", "#80B1D3", "#FDB462", "#B3DE69", "#FCCDE5",
          "#D9D9D9", "#BC80BD", "#CCEBC5", "#FFED6F")


## code

targetmatvec=unlist(targetmat)+1
yrange=range(targetmatvec[targetmatvec>0]);
# yrange[1]=1; # set the minimum value to 1
for(i in 1:length(targetmat)){
  vali=targetmat[[i]]+1;
  if(i==1){
    plot(1:length(vali),vali,type='b',las=1,pch=20,main=paste('sgRNAs in',targetgene),ylab='Read counts',xlab='Samples',xlim=c(0.7,length(vali)+0.3),ylim = yrange,col=colors[(i %% length(colors))],xaxt='n',log='y')
    axis(1,at=1:length(vali),labels=(collabel),las=2)
    # lines(0:100,rep(1,101),col='black');
  }else{
    lines(1:length(vali),vali,type='b',pch=20,col=colors[(i %% length(colors))])
  }
}




# parameters
# Do not modify the variables beginning with "__"
targetmat=list(c(3933.680738955511,2853.3379727082847),c(4376.843478260869,3235.828439300721),c(4335.755542166333,3086.5139790801445),c(3102.1391751375095,2603.798737819101),c(3168.6625002429496,2604.821439601434),c(5722.962527453305,4937.604205102365))
targetgene="mKate2"
collabel=c("S49_MNSC507_F1","S51_MNSC507_F3")

# set up color using RColorBrewer
#library(RColorBrewer)
#colors <- brewer.pal(length(targetgenelist), "Set1")

colors=c( "#E41A1C", "#377EB8", "#4DAF4A", "#984EA3", "#FF7F00",  "#A65628", "#F781BF",
          "#999999", "#66C2A5", "#FC8D62", "#8DA0CB", "#E78AC3", "#A6D854", "#FFD92F", "#E5C494", "#B3B3B3", 
          "#8DD3C7", "#FFFFB3", "#BEBADA", "#FB8072", "#80B1D3", "#FDB462", "#B3DE69", "#FCCDE5",
          "#D9D9D9", "#BC80BD", "#CCEBC5", "#FFED6F")


## code

targetmatvec=unlist(targetmat)+1
yrange=range(targetmatvec[targetmatvec>0]);
# yrange[1]=1; # set the minimum value to 1
for(i in 1:length(targetmat)){
  vali=targetmat[[i]]+1;
  if(i==1){
    plot(1:length(vali),vali,type='b',las=1,pch=20,main=paste('sgRNAs in',targetgene),ylab='Read counts',xlab='Samples',xlim=c(0.7,length(vali)+0.3),ylim = yrange,col=colors[(i %% length(colors))],xaxt='n',log='y')
    axis(1,at=1:length(vali),labels=(collabel),las=2)
    # lines(0:100,rep(1,101),col='black');
  }else{
    lines(1:length(vali),vali,type='b',pch=20,col=colors[(i %% length(colors))])
  }
}



dev.off()
Sweave("S7A_c0_t2_summary.Rnw");
library(tools);

texi2dvi("S7A_c0_t2_summary.tex",pdf=TRUE);
